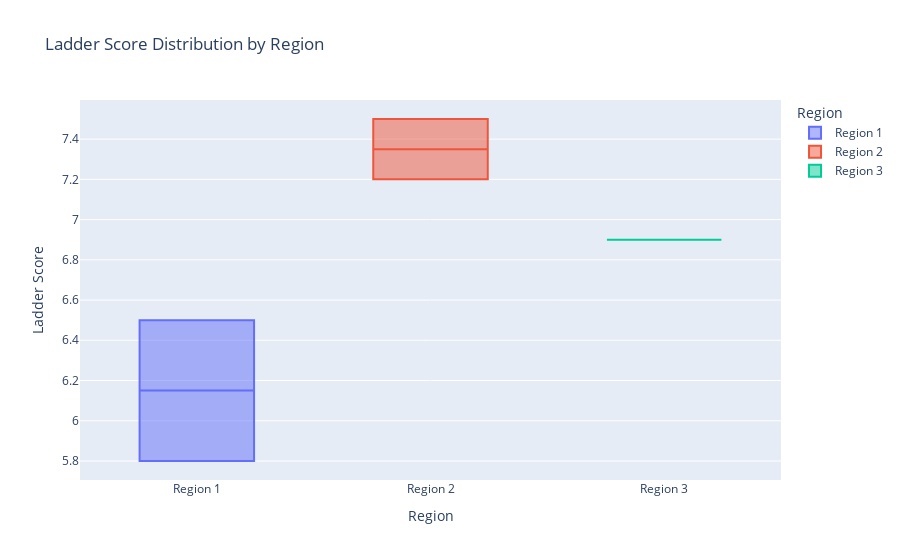

The notebook cell this image was saved under:
### Code cell
# Box plot
fig = px.box(data, x='Region', y='Ladder score', color='Region',
             title='Ladder Score Distribution by Region',
             labels={'Ladder score': 'Ladder Score', 'Region': 'Region'})
fig.show()

### Figure 1 — Plotly figure (JSON) as saved in the notebook; plotly's stock layout.template omitted (floating-point values rounded to 4 significant figures)
{"data": [{"alignmentgroup": "True", "hovertemplate": "Region=%{x}<br>Ladder Score=%{y}<extra></extra>", "legendgroup": "Region 1", "marker": {"color": "#636efa"}, "name": "Region 1", "notched": false, "offsetgroup": "Region 1", "orientation": "v", "showlegend": true, "type": "box", "x": ["Region 1", "Region 1"], "x0": " ", "xaxis": "x", "y": [6.5, 5.8], "y0": " ", "yaxis": "y"}, {"alignmentgroup": "True", "hovertemplate": "Region=%{x}<br>Ladder Score=%{y}<extra></extra>", "legendgroup": "Region 2", "marker": {"color": "#EF553B"}, "name": "Region 2", "notched": false, "offsetgroup": "Region 2", "orientation": "v", "showlegend": true, "type": "box", "x": ["Region 2", "Region 2"], "x0": " ", "xaxis": "x", "y": [7.2, 7.5], "y0": " ", "yaxis": "y"}, {"alignmentgroup": "True", "hovertemplate": "Region=%{x}<br>Ladder Score=%{y}<extra></extra>", "legendgroup": "Region 3", "marker": {"color": "#00cc96"}, "name": "Region 3", "notched": false, "offsetgroup": "Region 3", "orientation": "v", "showlegend": true, "type": "box", "x": ["Region 3"], "x0": " ", "xaxis": "x", "y": [6.9], "y0": " ", "yaxis": "y"}], "layout": {"boxmode": "overlay", "legend": {"title": {"text": "Region"}, "tracegroupgap": 0}, "title": {"text": "Ladder Score Distribution by Region"}, "xaxis": {"anchor": "y", "categoryarray": ["Region 1", "Region 2", "Region 3"], "categoryorder": "array", "domain": [0, 1], "title": {"text": "Region"}}, "yaxis": {"anchor": "x", "domain": [0, 1], "title": {"text": "Ladder Score"}}}}
